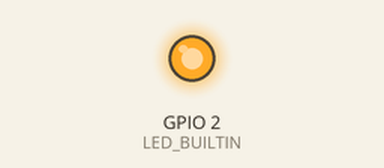
Bench run of a sketch on a simulated ESP8266 (NodeMCU). Parts: output pins drawn as LEDs (lit = HIGH, except the on-board LED, lit = LOW). WiFi joins after 1.5 s; servers stay silent unless stated; what the sketch prints to the serial monitor is not drawn.

Above: at 1.8 s.
At 2.9 s:
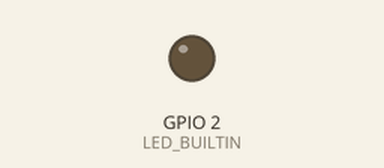
Timing chart, 0 to 5.6 s (numbered marks = the images above):
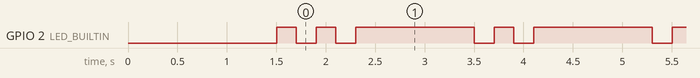

The sketch:

connect_to_wifi.ino
```cpp
#include <ESP8266WiFi.h>
#include <WiFiUdp.h>

// WiFi配置
const char* ssid = "CMCC-U7eR";
const char* password = "ppu4tf92";

void setup() {
    Serial.begin(115200);
    pinMode(LED_BUILTIN,OUTPUT);

    WiFi.begin(ssid, password);
    Serial.print("Connecting to WiFi...");

    while (WiFi.status() != WL_CONNECTED) {
        delay(500);
        Serial.print(".");
    }

    Serial.println("\nWiFi connected");
    Serial.print("IP Address: ");
    Serial.println(WiFi.localIP());
}

void loop() {
    digitalWrite(LED_BUILTIN,HIGH);
    delay(200);
    digitalWrite(LED_BUILTIN,LOW);
    delay(200);
    digitalWrite(LED_BUILTIN,HIGH);
    delay(200);
    digitalWrite(LED_BUILTIN,LOW);
    delay(200);
    digitalWrite(LED_BUILTIN,HIGH);
    Serial.println(WiFi.localIP());
    delay(1000);
}
```

Measured:
- by itself, GPIO 2 (LED_BUILTIN): repeats every 1.8 s: LOW 0.20 s, HIGH 0.20 s, LOW 0.20 s, HIGH 1.2 s
- by itself, everything shown: repeats every 1.8 s, in 4 steps
